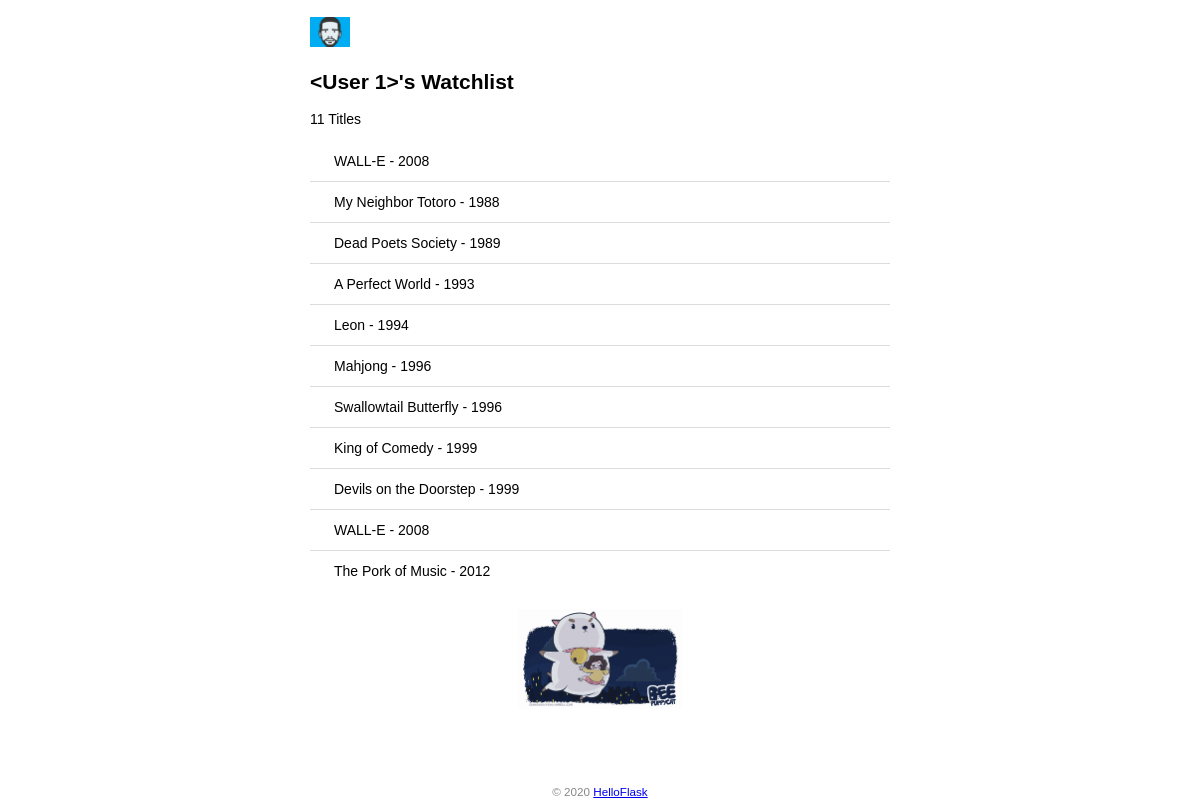
The page / on the database its author committed.
### app.py (models this page shows)
class Movie(db.Model):
    id = db.Column(db.Integer, primary_key=True)
    title = db.Column(db.String(60))
    year = db.Column(db.String(4))

### app.py (the view)
@app.route('/')
def index():
    user = User.query.first()
    movies = Movie.query.all()
    return render_template('index.html', user=user, movies=movies)

### templates/index.html (shortened to what this page needs)
<!DOCTYPE html>
<html lang="en">
<head>
    <link rel="stylesheet" href="{{ url_for('static', filename='style.css') }}" type="text/css">
</head>
<body>
    <h2>
        <img src="{{ url_for('static', filename='images/avatar.png') }}" alt="Avatar" class="avatar">
    </h2>
    <h2>{{ user }}'s Watchlist</h2>
    <p>{{ movies|length }} Titles</p>
    <ul class="movie-list">
        {% for movie in movies %}
        <li>{{ movie.title }} - {{ movie.year }}</li>
        {% endfor %}
    </ul>
    <h2>
        <img src="{{ url_for('static', filename='images/totoro.gif') }}" alt="Totoro" class="totoro">
    </h2>
    <br>
    <br>
    <footer>
        <small>&copy; 2020 <a href="http://helloflask.com/tutorial">HelloFlask</a></small>
    </footer>
</body>
</html>

### static/style.css (style rules this page uses)
body { margin: auto; max-width: 580px; font-size: 14px; font-family: Helvetica, Arial, sans-serif; }
footer { color: #888; margin-top: 15px; text-align: center; padding: 10px; }
.avatar { width: 40px; }
.movie-list { list-style-type: none; padding: 0; margin-bottom: 10px; box-shadow: 0 2px 5px 0 rgba(0, 0, 0, 0.16), 0 2px 10px 0 rg ba(0, 0, 0, 0.12); }
.movie-list li { padding: 12px 24px; border-bottom: 1px solid #ddd; }
.movie-list li:last-child { border-bottom:none; }
.totoro { display: block; margin: 0 auto; height: 100px; }

### rows shown on the page
Movie: title "WALL-E", year "2008"
Movie: title "My Neighbor Totoro", year "1988"
Movie: title "Dead Poets Society", year "1989"
Movie: title "A Perfect World", year "1993"
Movie: title "Leon", year "1994"
Movie: title "Mahjong", year "1996"
Movie: title "Swallowtail Butterfly", year "1996"
Movie: title "King of Comedy", year "1999"
Movie: title "Devils on the Doorstep", year "1999"
Movie: title "WALL-E", year "2008"
Movie: title "The Pork of Music", year "2012"

### other values the page prints
{{ user }} "<User 1>"
{{ movies|length }} "11"
